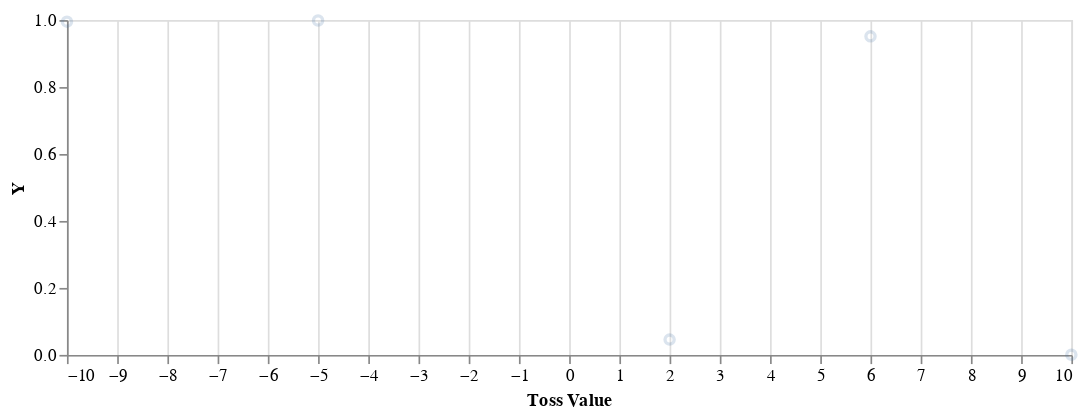

Write notebook code for a chart like this one.
### Code cell
xValues = xs
yValues <- takeFromModel nsamples model
vlShow $ pointPlot xValues yValues

### Figure 1 — Vega-Lite specification as saved in the notebook (floating-point values rounded to 4 significant figures)
{"$schema": "https://vega.github.io/schema/vega-lite/v2.json", "config": {"axis": {"domainWidth": 1}, "selection": {"single": {"on": "dblclick"}}}, "data": {"values": [{"X": -10, "Y": 0.9952}, {"X": -5, "Y": 0.9987}, {"X": 2, "Y": 0.04578}, {"X": 6, "Y": 0.9514}, {"X": 10, "Y": 0.0004342}, {"Y": 0.9781}, {"Y": 1.0}, {"Y": 1.0}, {"Y": 0.893}, {"Y": 0.01404}, {"Y": 0.1386}, {"Y": 0.006908}, {"Y": 0.4797}, {"Y": 9.967e-11}, {"Y": 0.005897}, {"Y": 0.6987}, {"Y": 3.317e-06}, {"Y": 0.004952}, {"Y": 0.5478}, {"Y": 1.0}, {"Y": 0.0002429}, {"Y": 0.004946}, {"Y": 0.001004}, {"Y": 0.9955}, {"Y": 2.153e-05}, {"Y": 0.04368}, {"Y": 0.0006365}, {"Y": 1.0}, {"Y": 1.0}, {"Y": 1.0}, {"Y": 0.9635}, {"Y": 5.417e-05}, {"Y": 0.09037}, {"Y": 0.9997}, {"Y": 1.0}, {"Y": 1.0}, {"Y": 0.9289}, {"Y": 1.0}, {"Y": 0.03906}, {"Y": 0.0001342}, {"Y": 0.9996}, {"Y": 3.224e-05}, {"Y": 1.51e-07}, {"Y": 0.002403}, {"Y": 1.0}, {"Y": 0.7214}, {"Y": 0.9956}, {"Y": 0.05022}, {"Y": 2.417e-10}, {"Y": 3.413e-08}, {"Y": 1.0}, {"Y": 1.0}, {"Y": 0.5414}, {"Y": 1.0}, {"Y": 0.9721}, {"Y": 0.7643}, {"Y": 0.954}, {"Y": 0.001249}, {"Y": 0.6094}, {"Y": 0.0002159}, {"Y": 0.02399}, {"Y": 0.9973}, {"Y": 0.6601}, {"Y": 0.9991}, {"Y": 1.0}, {"Y": 0.0002206}, {"Y": 4.384e-06}, {"Y": 0.9996}, {"Y": 0.05084}, {"Y": 0.01295}, {"Y": 3.151e-08}, {"Y": 0.9991}, {"Y": 1.0}, {"Y": 8.978e-05}, {"Y": 0.2842}, {"Y": 0.0004686}, {"Y": 1.0}, {"Y": 0.9868}, {"Y": 4.514e-09}, {"Y": 0.9706}, {"Y": 0.9544}, {"Y": 1.0}, {"Y": 0.2701}, {"Y": 0.9558}, {"Y": 0.004744}, {"Y": 0.301}, {"Y": 1.0}, {"Y": 1.0}, {"Y": 0.8312}, {"Y": 0.002497}, {"Y": 0.9992}, {"Y": 1.0}, {"Y": 0.4673}, {"Y": 0.002937}, {"Y": 0.3566}, {"Y": 0.9992}, {"Y": 0.931}, {"Y": 0.9995}, {"Y": 0.9254}, {"Y": 0.002547}]}, "description": "Logistic Regression", "encoding": {"x": {"axis": {"grid": true, "title": "Toss Value"}, "field": "X", "type": "quantitative"}, "y": {"axis": {"grid": false}, "field": "Y", "type": "quantitative"}}, "height": 200, "mark": {"opacity": 0.2, "type": "point"}, "width": 600}
